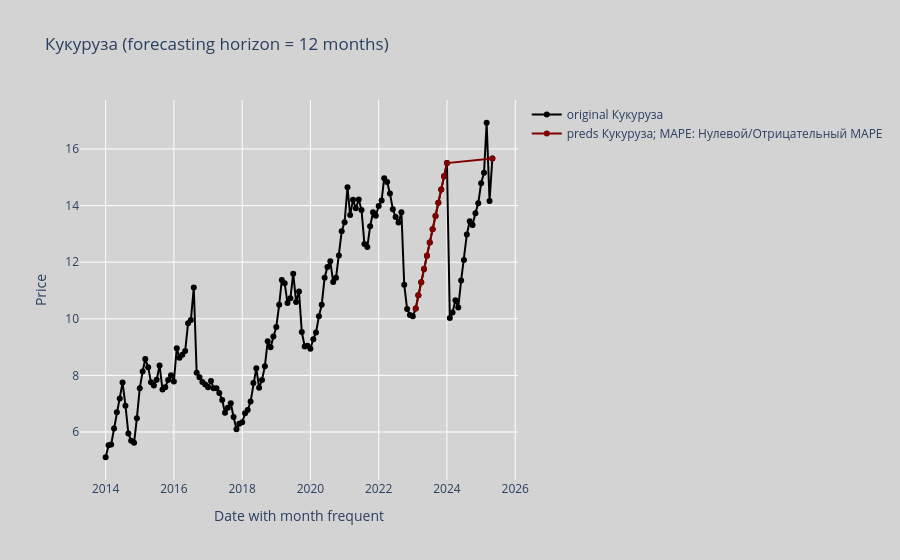
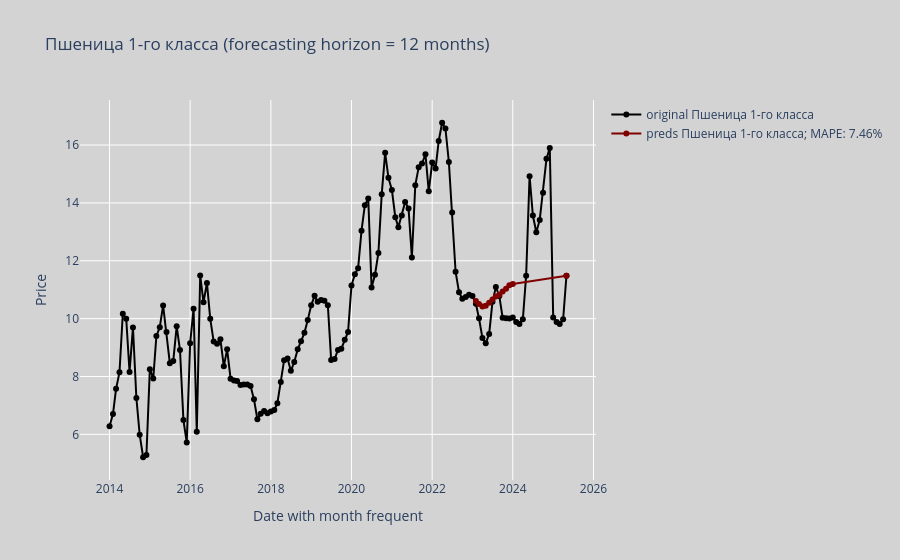
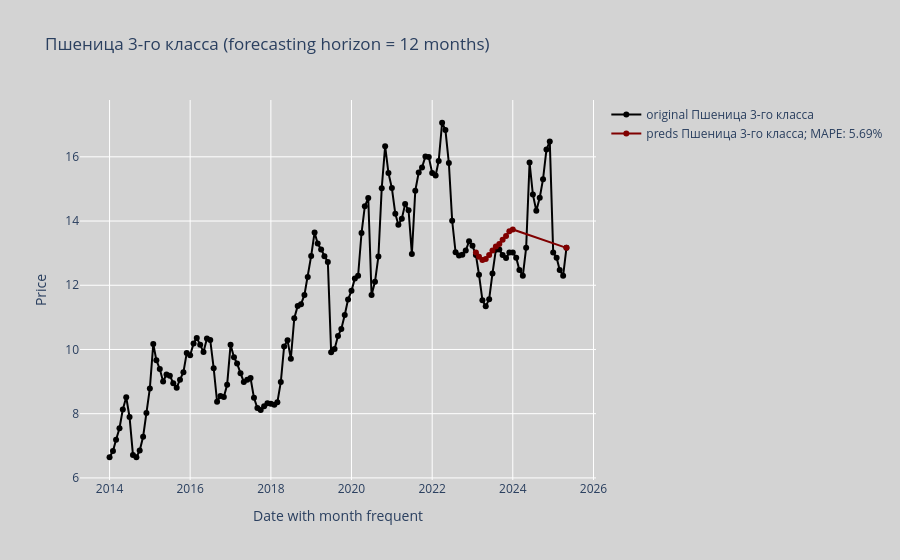
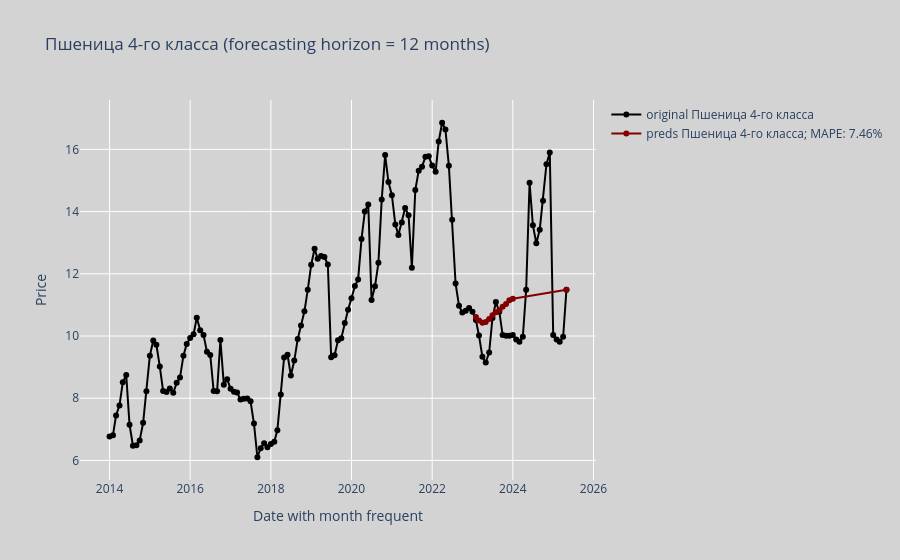

Notebook cell for these charts, in order:
### Code cell
from sklearn.metrics import mean_absolute_percentage_error as mape


answer_last = pd.DataFrame([])
df_updated.columns = [col_name.replace("/", " ") for col_name in df_updated.columns]
mape_values = {}
processed_columns = []
for col in list(CATEGORY_MAP.keys()):
    is_predicting_macro = col in macro_updated.columns
    df_for_col = macro_updated if is_predicting_macro else df_updated
    if col in ('Подсолнечное масло (наливом) не бутилированное, не'):
        continue
    category_to_pred = CATEGORY_MAP.get(col, "")
    if category_to_pred == "":
        continue

    cluster_preds, ts_prediction = get_prediction_for_ts(df_updated,
                                                          models[category_to_pred],
                                                          col,
                                                          MODEL_NAME_FOR_FORECASTER,
                                                          macro_updated,
                                                          past_idx,
                                                          future_idx,
                                                          CATEGORY_MAP,
                                                          BEST_PREDICTORS_FOR_INDEX,
                                                          TARGET_COL_SUFFIX,
                                                          FUTURE_FORECASTER_TS_NAME,
                                                          FUTURE_FORECASTER_TS_VALUES,
                                                          USE_FUTURE_COV,
                                                          PREDICTION_HORIZON,
                                                          IS_BACKTEST,
                                                          PREDICTOR_LAG,
                                                          new_dates
                                                        )
    processed_columns.append(col)
    answer_last = pd.concat([answer_last, ts_prediction], axis=1)
    if not is_predicting_macro:
        mape_val = mape(df_for_col.loc[ts_prediction.index][col], ts_prediction[f"{col}_preds"]) if IS_BACKTEST else 0
    else:
        mape_val = None
    mape_values[col] = mape_val
    plot_graphics_for_each_ts(df_for_col[f"{col}"],
                          ts_prediction[f"{col}_preds"],
                          None,
                          col,
                          mape_val,
                          -1,
                          BEST_PREDICTORS_FOR_INDEX[CATEGORY_MAP[col]],
                          "",
                          forecasting_horizon=PREDICTION_HORIZON)

### Figure 1 — Plotly figure (JSON) as saved in the notebook; plotly's stock layout.template omitted (floating-point values rounded to 4 significant figures; data arrays with more than 128 entries replaced by an {"elided": "..."} marker saying what was removed)
{"data": [{"hovertemplate": "<b>Original</b><br>Date: %{x}<br>Price: %{y:.2f}<br><extra></extra>", "line": {"color": "black", "width": 2}, "marker": {"size": 6}, "mode": "lines+markers", "name": "original Кукуруза", "type": "scatter", "x": {"elided": "137 str values"}, "y": {"elided": "137 float values"}}, {"hovertemplate": "<b>Prediction</b><br>Date: %{x}<br>Price: %{y:.2f}<br><extra></extra>", "line": {"color": "maroon", "width": 2}, "marker": {"size": 6}, "mode": "lines+markers", "name": "preds Кукуруза; MAPE: Нулевой/Отрицательный MAPE", "type": "scatter", "x": ["2023-02-01T00:00:00", "2023-03-01T00:00:00", "2023-04-01T00:00:00", "2023-05-01T00:00:00", "2023-06-01T00:00:00", "2023-07-01T00:00:00", "2023-08-01T00:00:00", "2023-09-01T00:00:00", "2023-10-01T00:00:00", "2023-11-01T00:00:00", "2023-12-01T00:00:00", "2024-01-01T00:00:00", "2025-05-01T00:00:00"], "y": [10.36, 10.83, 11.29, 11.76, 12.23, 12.7, 13.16, 13.63, 14.1, 14.57, 15.03, 15.5, 15.66]}], "layout": {"hovermode": "x unified", "paper_bgcolor": "lightgray", "plot_bgcolor": "lightgray", "showlegend": true, "title": {"text": "Кукуруза (forecasting horizon = 12 months)"}, "xaxis": {"title": {"text": "Date with month frequent"}}, "yaxis": {"title": {"text": "Price"}}}}

### Figure 2 — Plotly figure (JSON) as saved in the notebook; plotly's stock layout.template omitted (floating-point values rounded to 4 significant figures; data arrays with more than 128 entries replaced by an {"elided": "..."} marker saying what was removed)
{"data": [{"hovertemplate": "<b>Original</b><br>Date: %{x}<br>Price: %{y:.2f}<br><extra></extra>", "line": {"color": "black", "width": 2}, "marker": {"size": 6}, "mode": "lines+markers", "name": "original Пшеница 1-го класса", "type": "scatter", "x": {"elided": "137 str values"}, "y": {"elided": "137 float values"}}, {"hovertemplate": "<b>Prediction</b><br>Date: %{x}<br>Price: %{y:.2f}<br><extra></extra>", "line": {"color": "maroon", "width": 2}, "marker": {"size": 6}, "mode": "lines+markers", "name": "preds Пшеница 1-го класса; MAPE: 7.46%", "type": "scatter", "x": ["2023-02-01T00:00:00", "2023-03-01T00:00:00", "2023-04-01T00:00:00", "2023-05-01T00:00:00", "2023-06-01T00:00:00", "2023-07-01T00:00:00", "2023-08-01T00:00:00", "2023-09-01T00:00:00", "2023-10-01T00:00:00", "2023-11-01T00:00:00", "2023-12-01T00:00:00", "2024-01-01T00:00:00", "2025-05-01T00:00:00"], "y": [10.61, 10.5, 10.42, 10.45, 10.55, 10.67, 10.77, 10.83, 10.94, 11.03, 11.15, 11.2, 11.49]}], "layout": {"hovermode": "x unified", "paper_bgcolor": "lightgray", "plot_bgcolor": "lightgray", "showlegend": true, "title": {"text": "Пшеница 1-го класса (forecasting horizon = 12 months)"}, "xaxis": {"title": {"text": "Date with month frequent"}}, "yaxis": {"title": {"text": "Price"}}}}

### Figure 3 — Plotly figure (JSON) as saved in the notebook; plotly's stock layout.template omitted (floating-point values rounded to 4 significant figures; data arrays with more than 128 entries replaced by an {"elided": "..."} marker saying what was removed)
{"data": [{"hovertemplate": "<b>Original</b><br>Date: %{x}<br>Price: %{y:.2f}<br><extra></extra>", "line": {"color": "black", "width": 2}, "marker": {"size": 6}, "mode": "lines+markers", "name": "original Пшеница 3-го класса", "type": "scatter", "x": {"elided": "137 str values"}, "y": {"elided": "137 float values"}}, {"hovertemplate": "<b>Prediction</b><br>Date: %{x}<br>Price: %{y:.2f}<br><extra></extra>", "line": {"color": "maroon", "width": 2}, "marker": {"size": 6}, "mode": "lines+markers", "name": "preds Пшеница 3-го класса; MAPE: 5.69%", "type": "scatter", "x": ["2023-02-01T00:00:00", "2023-03-01T00:00:00", "2023-04-01T00:00:00", "2023-05-01T00:00:00", "2023-06-01T00:00:00", "2023-07-01T00:00:00", "2023-08-01T00:00:00", "2023-09-01T00:00:00", "2023-10-01T00:00:00", "2023-11-01T00:00:00", "2023-12-01T00:00:00", "2024-01-01T00:00:00", "2025-05-01T00:00:00"], "y": [13.02, 12.89, 12.79, 12.82, 12.94, 13.08, 13.21, 13.29, 13.42, 13.53, 13.68, 13.74, 13.17]}], "layout": {"hovermode": "x unified", "paper_bgcolor": "lightgray", "plot_bgcolor": "lightgray", "showlegend": true, "title": {"text": "Пшеница 3-го класса (forecasting horizon = 12 months)"}, "xaxis": {"title": {"text": "Date with month frequent"}}, "yaxis": {"title": {"text": "Price"}}}}

### Figure 4 — Plotly figure (JSON) as saved in the notebook; plotly's stock layout.template omitted (floating-point values rounded to 4 significant figures; data arrays with more than 128 entries replaced by an {"elided": "..."} marker saying what was removed)
{"data": [{"hovertemplate": "<b>Original</b><br>Date: %{x}<br>Price: %{y:.2f}<br><extra></extra>", "line": {"color": "black", "width": 2}, "marker": {"size": 6}, "mode": "lines+markers", "name": "original Пшеница 4-го класса", "type": "scatter", "x": {"elided": "137 str values"}, "y": {"elided": "137 float values"}}, {"hovertemplate": "<b>Prediction</b><br>Date: %{x}<br>Price: %{y:.2f}<br><extra></extra>", "line": {"color": "maroon", "width": 2}, "marker": {"size": 6}, "mode": "lines+markers", "name": "preds Пшеница 4-го класса; MAPE: 7.46%", "type": "scatter", "x": ["2023-02-01T00:00:00", "2023-03-01T00:00:00", "2023-04-01T00:00:00", "2023-05-01T00:00:00", "2023-06-01T00:00:00", "2023-07-01T00:00:00", "2023-08-01T00:00:00", "2023-09-01T00:00:00", "2023-10-01T00:00:00", "2023-11-01T00:00:00", "2023-12-01T00:00:00", "2024-01-01T00:00:00", "2025-05-01T00:00:00"], "y": [10.61, 10.5, 10.42, 10.45, 10.55, 10.67, 10.77, 10.83, 10.94, 11.03, 11.15, 11.2, 11.49]}], "layout": {"hovermode": "x unified", "paper_bgcolor": "lightgray", "plot_bgcolor": "lightgray", "showlegend": true, "title": {"text": "Пшеница 4-го класса (forecasting horizon = 12 months)"}, "xaxis": {"title": {"text": "Date with month frequent"}}, "yaxis": {"title": {"text": "Price"}}}}
